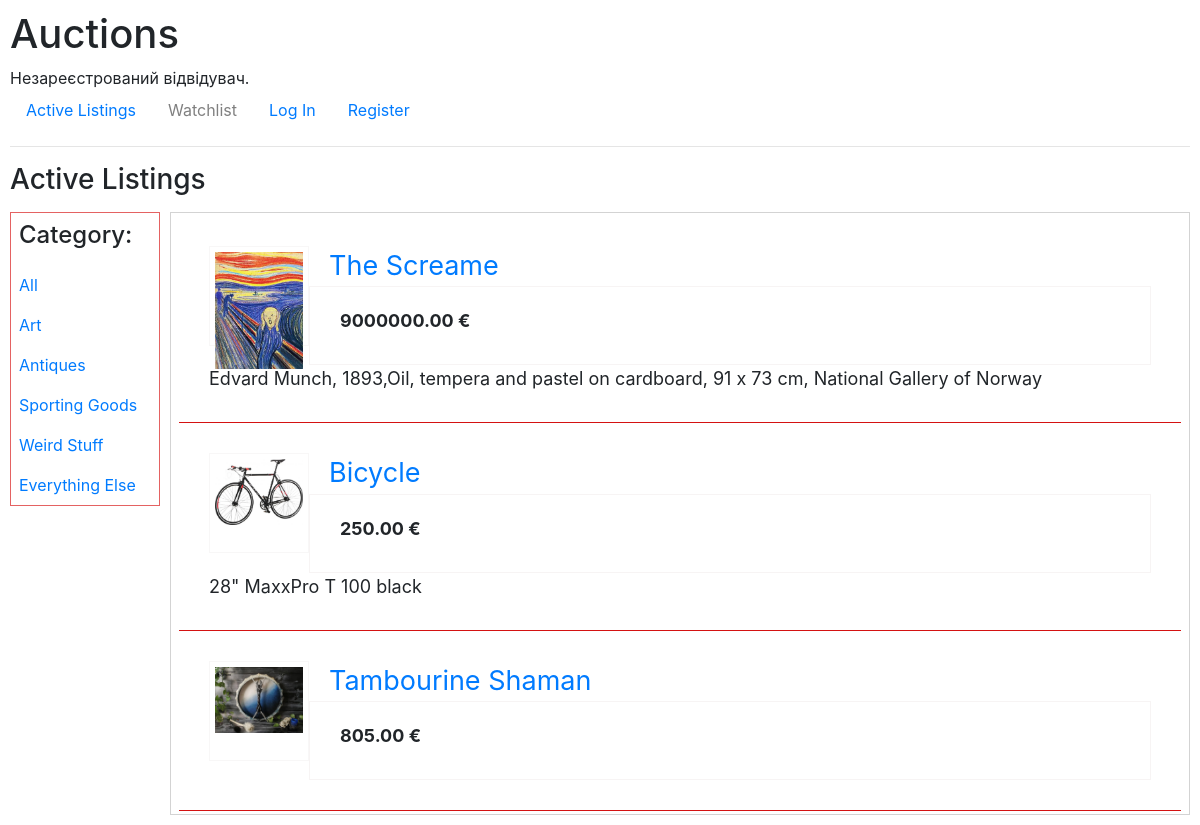
/watch_list/4, run on the app's committed database.
### auctions/models.py (models this page shows, shortened)
class Category(models.Model):
    category = models.CharField(max_length=100, blank=True)

class Lot(models.Model):
    title = models.CharField(max_length=180)
    photo = models.ImageField(upload_to='images', blank=True, null=True)
    categories = models.ManyToManyField(Category, blank=True, related_name='category_lot')
    owner_name = models.ForeignKey(User, on_delete=models.CASCADE)
    description = models.CharField(max_length=200, blank=True)
    starting_price = models.DecimalField(max_digits=10, decimal_places=2)

### auctions/views.py (the view)
# urls.py: path("watch_list/<int:user_id>", views.watch_list, name='watch_list'),
def watch_list(request, user_id):
    set = Watchlist.objects.all()
    if set.filter(watchlist_owner=user_id).exists():
        watchlist = Watchlist.objects.get(watchlist_owner=user_id)
        q = watchlist.watchlist_lots.all()
        list = [s.item for s in q]
    else:
        list = []
    category = Category.objects.all()
    return render(request, "auctions/index.html", {
        "categories": category,
        "lots" : list
    })

### auctions/templates/auctions/index.html (shortened to what this page needs)
{% extends "auctions/layout_auction.html" %}
{% load static %}
{% block listing %}
<div class="body-text">
    {% for lot in lots %}
    <div class="activ_list">
        {% if user.is_authenticated %}
        <a href="{% url 'lot_au' lot.id user.id %}">
            {% if lot.photo %}
                <div class="img">
                    <img src="{{ lot.photo.url }}" style="max-width: 100%; height: auto;"></img>
                </div>
            {% else %}
                <div class="img"></div>
            {% endif %}
        </a>
        <a href="{% url 'lot_au' lot.id user.id %}">
            <div class="title">{{ lot.title }}</div>
        </a>
        {% else %}
        <a href="{% url 'lot' lot.id %}">
            {% if lot.photo %}
                <div class="img">
                    <img src="{{ lot.photo.url }}" style="max-width: 100%; height: auto;"></img>
                </div>
            {% else %}
                <div class="img"></div>
            {% endif %}
        </a>
        <a href="{% url 'lot' lot.id %}">
            <div class="title">{{ lot.title }}</div>
        </a>
        {% endif %}
        <div class="price"><strong>{{ lot.starting_price }} &#8364</strong></div>
        <div class="description">{{lot.description}}</div>
    </div>
    {% endfor %}
</div>
{% endblock %}

### auctions/templates/auctions/layout_auction.html
{% extends "auctions/layout.html" %}
{% block body %}
<h3 style="margin-bottom: 15px">Active Listings</h3>
<div>
   <div class="sidebar">
      <div>
         <h4>Category:</h4>
      </div>
      <div>
         <a href="{% url 'index' %} ">All</a>
      </div>
      {% for category in categories %}
      <div>
         <a href="{% url 'lot_category' category.id %}">{{ category.category }}</a>
      </div>
      {% endfor %}
   </div>
   {% block listing %}
   {% endblock %}
</div>
{% endblock %}

### auctions/static/auctions/styles.css (style rules this page uses)
body { padding: 10px; }
.sidebar { height: 100%; width: 150px; position: relative; top: 5; left: 0; padding-top: 0px; background-color: white; border: 1px solid rgb(228, 98, 98); float: left; margin-top: 0px; }
.sidebar div { padding: 8px; font-size: 16px; display: block; }
.body-text { border: 1px solid rgb(211, 211, 211); margin-left: 160px; font-size: 18px; padding: 3px; }
.activ_list { border-bottom: 1px solid rgb(212, 18, 18); padding: 30px; min-height: 150px; margin: 0 5px 0px 5px; }
.img { width: 100px; height: 100px; float: left; border: 1px solid rgb(248, 247, 247); padding: 5px; }
.price { padding: 20px 20px 20px 30px; padding-bottom: 30px; border: 1px solid rgb(247, 244, 244); margin-left: 100px; }
.title { margin-left: 120px; font-size: 150%; }

### data on the page
Category: category "Art"
Category: category "Antiques"
Category: category "Sporting Goods"
Category: category "Weird Stuff"
Category: category "Everything Else"
Lot: photo (picture), title "The Screame", starting_price "9000000.00", description "Edvard Munch, 1893,Oil, tempera and pastel on cardboard, 91 x 73 cm, National Gallery of Norway"
Lot: photo (picture), title "Bicycle", starting_price "250.00", description "28\" MaxxPro T 100 black"
Lot: photo (picture), title "Tambourine Shaman", starting_price "805.00"
